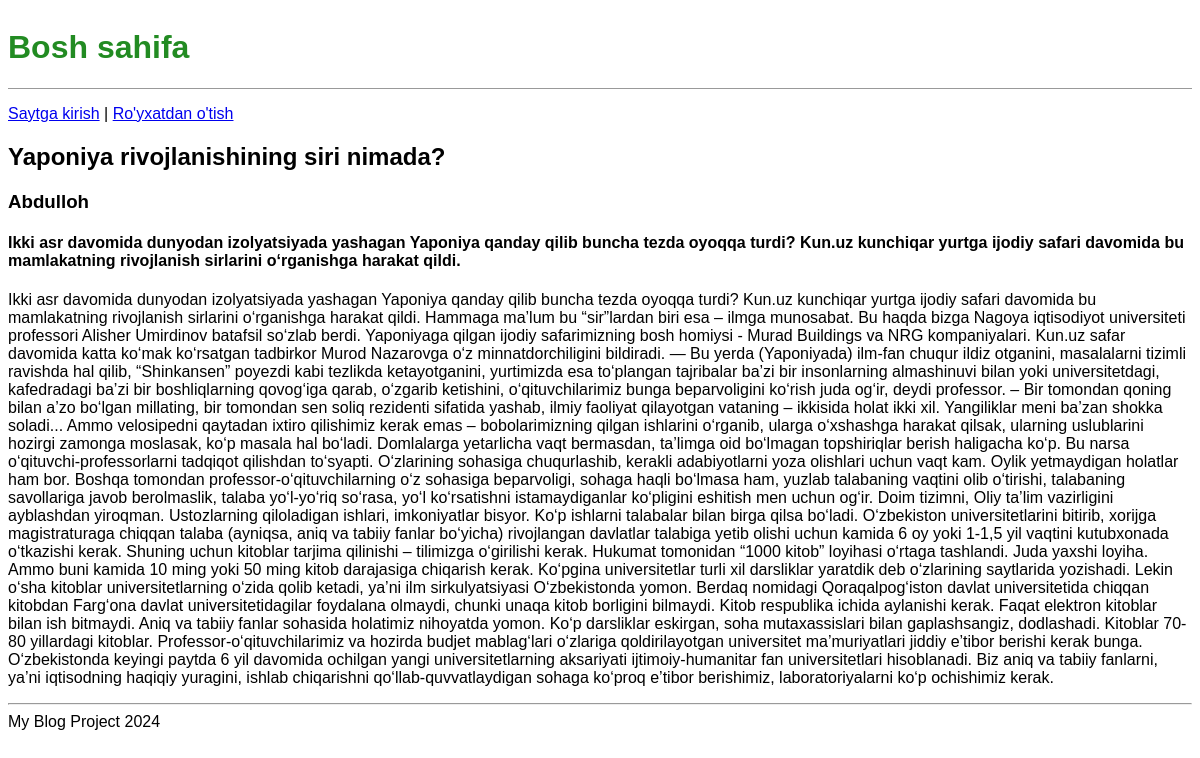
The app's page /post/2/ with its own data.
### blog/models.py (models this page shows, shortened)
class Post(models.Model):
	title = models.CharField(max_length=200)
	author = models.ForeignKey(
		'auth.User',
		on_delete=models.CASCADE
	)
	summary = models.CharField(max_length=400, null=True, blank=True, default="")
	body = models.TextField()

### blog/views.py (the view)
# urls.py: path('post/<int:pk>/', BlogDetailView.as_view(), name='post_detail'),
class BlogDetailView(DetailView):
	model = Post
	template_name = 'post_detail.html'

### templates/post_detail.html (shortened to what this page needs)
{% extends 'base.html' %}
{% block content %}
	<div class="post-entry">
		<h2>{{ post.title }}</h2>
		<h3>{{ post.author | title }}</h3>
		<h4>{{ post.summary }}</h4>
		<p>{{ post.body }}</p>
	</div>
{% endblock content %}

### static/css/base.css (style rules this page uses)
body { font-family: 'Noto Sans JP', sans-serif; }

### records on screen
Post: title "Yaponiya rivojlanishining siri nimada?", author "Abdulloh", summary "Ikki asr davomida dunyodan izolyatsiyada yashagan Yaponiya qanday qilib buncha tezda oyoqqa turdi? Kun.uz kunchiqar yurtga ijodiy safari davomida bu mamlakatning rivojlanish sirlarini o‘rganishga harakat qildi.", body "Ikki asr davomida dunyodan izolyatsiyada yashagan Yaponiya qanday qilib buncha tezda oyoqqa turdi? Kun.uz kunchiqar yurtga ijodiy safari davomida bu mamlakatning rivojlanish sirlarini o‘rganishga harakat qildi. Hammaga ma’lum bu “sir”lardan biri esa – ilmga munosabat. Bu haqda bizga Nagoya iqtisodiyot universiteti professori Alisher Umirdinov batafsil so‘zlab berdi. Yaponiyaga qilgan ijodiy safarimizning bosh homiysi - Murad Buildings va NRG kompaniyalari. Kun.uz safar davomida katta ko‘mak ko‘rsatgan tadbirkor Murod Nazarovga o‘z minnatdorchiligini bildiradi. — Bu yerda (Yaponiyada) ilm-fan chuqur ildiz otganini, masalalarni tizimli ravishda hal qilib, “Shinkansen” poyezdi kabi tezlikda…"
